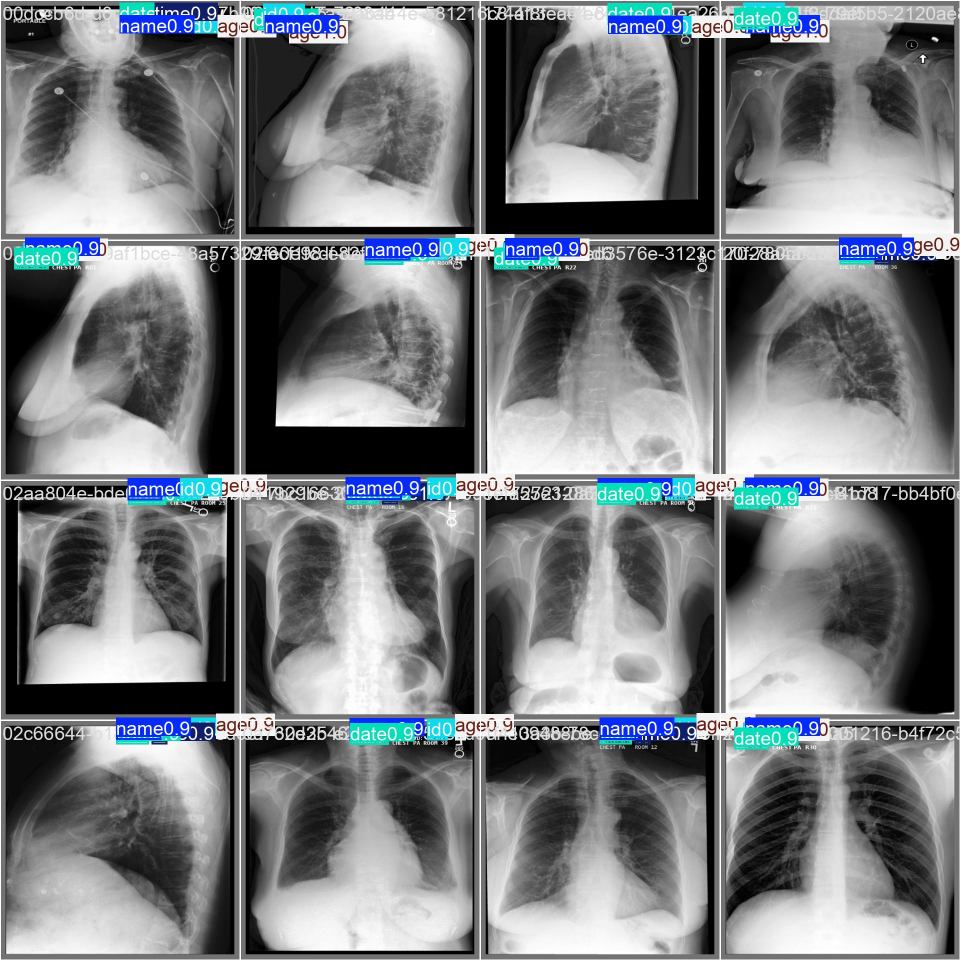
#> input picture runs/detect/val/val_batch0_pred.jpg, 1920 x 1920 px (shown at 1/2 size); its folder holds only this picture in this run
$ python -i ocr_engine.py   (imports and definitions only)
#> lines starting #> are read from the running program, lines starting #| are printed output that depends on the picture
from __future__ import annotations

from dataclasses import dataclass
import re
from shutil import which

import cv2
import numpy as np
import pytesseract

from .config import AppConfig
from .types import OCRCharacter, OCRResult, OCRToken


SATURATION_THRESHOLD = 30
BAND_GAP_THRESHOLD = 10
MIN_BAND_HEIGHT = 15
BAND_PADDING = 10
DEFAULT_OVERLAP = 0.6
DEFAULT_MIN_REPETITIONS = 2
DEFAULT_SINGLE_PASS_CONF = 85.0


@dataclass(frozen=True)
class OCRPass:
    name: str
    image: np.ndarray
    x_offset: int = 0
    y_offset: int = 0
    scale: float = 1.0
    tesseract_config: str = ""


@dataclass(frozen=True)
class WordDetection:
    text: str
    conf: float
    x: int
    y: int
    w: int
    h: int
    source_pass: str


class OCRExtractor:
    def __init__(self, config: AppConfig) -> None:
        self.config = config
        self._configure_tesseract()

    # [45 lines left out: functions _configure_tesseract, extract_from_box, extract_full_image, extract_characters_from_box, not called in this run]


class PathLike:
    # [115 lines left out: functions exists, _offset_detection, _offset_character, _collect_detections, _build_global_passes, _build_character_passes, not called in this run]


def _build_band_passes(image_bgr: np.ndarray) -> list[OCRPass]:
    passes: list[OCRPass] = []
    for idx, (y1, y2) in enumerate(_detect_colored_bands(image_bgr)):
        if y2 - y1 < MIN_BAND_HEIGHT:
            continue
        y1_pad = max(0, y1 - BAND_PADDING)
        y2_pad = min(image_bgr.shape[0], y2 + BAND_PADDING)
        crop = image_bgr[y1_pad:y2_pad, :]
        crop_gray = cv2.cvtColor(crop, cv2.COLOR_BGR2GRAY)
        crop_unsharp = _apply_unsharp(_apply_clahe(crop_gray))
        passes.extend(
            [
                OCRPass(
                    name=f"band_{idx}_gray_x3",
                    image=cv2.resize(crop_gray, None, fx=3, fy=3, interpolation=cv2.INTER_CUBIC),
                    y_offset=y1_pad,
                    scale=3.0,
                    tesseract_config="--psm 7 --oem 3",
                ),
                OCRPass(
                    name=f"band_{idx}_gray_inv_x3",
                    image=cv2.resize(cv2.bitwise_not(crop_gray), None, fx=3, fy=3, interpolation=cv2.INTER_CUBIC),
                    y_offset=y1_pad,
                    scale=3.0,
                    tesseract_config="--psm 7 --oem 3",
                ),
                OCRPass(
                    name=f"band_{idx}_unsharp_x3",
                    image=cv2.resize(crop_unsharp, None, fx=3, fy=3, interpolation=cv2.INTER_CUBIC),
                    y_offset=y1_pad,
                    scale=3.0,
                    tesseract_config="--psm 7 --oem 3",
                ),
            ]
        )
    return passes


def _detect_colored_bands(image_bgr: np.ndarray) -> list[tuple[int, int]]:
    hsv = cv2.cvtColor(image_bgr, cv2.COLOR_BGR2HSV)
    row_sat = hsv[:, :, 1].mean(axis=1)
    colored_rows = np.where(row_sat > SATURATION_THRESHOLD)[0]
    if len(colored_rows) == 0:
        return []

    bands: list[tuple[int, int]] = []
    start = int(colored_rows[0])
    prev = start
    for row in colored_rows[1:]:
        row = int(row)
        if row - prev > BAND_GAP_THRESHOLD:
            bands.append((start, prev))
            start = row
        prev = row
    bands.append((start, prev))
    return bands


# [114 lines left out: functions _extract_from_pass, _extract_characters_from_pass, _finalize_detections, _build_ocr_result, not called in this run]


def _apply_clahe(gray: np.ndarray) -> np.ndarray:
    clahe = cv2.createCLAHE(clipLimit=2.0, tileGridSize=(8, 8))
    return clahe.apply(gray)


def _apply_unsharp(gray: np.ndarray) -> np.ndarray:
    blurred = cv2.GaussianBlur(gray, (0, 0), 1.0)
    return cv2.addWeighted(gray, 1.7, blurred, -0.7, 0)


def _adaptive_binary(gray: np.ndarray, *, invert: bool) -> np.ndarray:
    mode = cv2.THRESH_BINARY_INV if invert else cv2.THRESH_BINARY
    return cv2.adaptiveThreshold(gray, 255, cv2.ADAPTIVE_THRESH_GAUSSIAN_C, mode, 31, 5)


def _is_valid_token(text: str) -> bool:
    return bool(re.search(r"[A-Za-z0-9]", text))


def _is_valid_character(text: str) -> bool:
    return bool(text.strip())


def _strip_punctuation(text: str) -> str:
    return re.sub(r"^[^A-Za-z0-9]+|[^A-Za-z0-9]+$", "", text)


def _normalize_token(text: str) -> str:
    normalized = re.sub(r"[^A-Za-z0-9]+", "", text).lower()
    return normalized if normalized else text.strip().lower()


# [98 lines left out: functions _dedupe_preserve_order, _bbox_iou, _apply_overlap_repetition_filter, _dedupe_word_detections, _character_iou, _dedupe_characters, not called in this run]

>>> import cv2
>>> picture = cv2.imread('../../runs/detect/val/val_batch0_pred.jpg')
#> picture is the input picture: shape (1920, 1920, 3); mean B, G, R 126.6, 123.5, 120.1
>>> result = _build_band_passes(picture)
#> in _detect_colored_bands, `hsv = cv2.cvtColor(image_bgr, cv2.COLOR_BGR2HSV)`: hsv: shape (1920, 1920, 3); mean H, S, V 7, 9.5, 127.2
#> in _detect_colored_bands, `start = int(colored_rows[0])`: start = 5
#> the loop in _build_band_passes, `for idx, (y1, y2) in enumerate(_detect_colored_bands(image_bgr)):` made 4 passes
#> (y1, y2, y1_pad, y2_pad) on passes 1 to 4: (5, 72, 0, 82), (463, 531, 453, 541), (944, 1009, 934, 1019), (1424, 1489, 1414, 1499)
#> pass 1, in _build_band_passes, `crop = image_bgr[y1_pad:y2_pad, :]`:
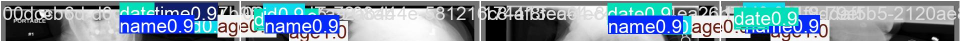
#> crop: shape (82, 1920, 3) (shown at 1/2 size); mean B, G, R 161.5, 143.3, 123.4
#> pass 1, in _build_band_passes, `crop_gray = cv2.cvtColor(crop, cv2.COLOR_BGR2GRAY)`:
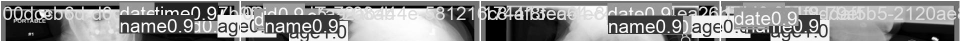
#> crop_gray: shape (82, 1920) (shown at 1/2 size); min 0, max 255, mean 139.4
#> pass 1, in _apply_unsharp, `blurred = cv2.GaussianBlur(gray, (0, 0), 1.0)`:
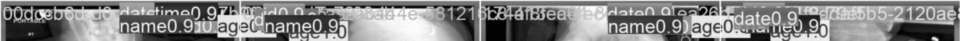
#> blurred: shape (82, 1920) (shown at 1/2 size); min 1, max 254, mean 132.6
#> after the loop in _build_band_passes, `for idx, (y1, y2) in enumerate(_detect_colored_bands(image_bgr)):`:
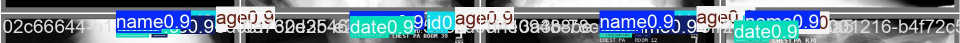
#> crop: shape (85, 1920, 3) (shown at 1/2 size); mean B, G, R 148.5, 131, 112.3
#> after the loop in _build_band_passes, `for idx, (y1, y2) in enumerate(_detect_colored_bands(image_bgr)):`:
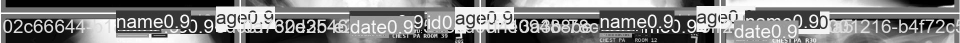
#> crop_gray: shape (85, 1920) (shown at 1/2 size); min 0, max 255, mean 127.4
#> after the loop in _build_band_passes, `for idx, (y1, y2) in enumerate(_detect_colored_bands(image_bgr)):`:
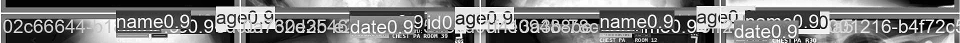
#> crop_unsharp: shape (85, 1920) (shown at 1/2 size); min 0, max 255, mean 124.5
#> after the loop in _build_band_passes, `for idx, (y1, y2) in enumerate(_detect_colored_bands(image_bgr)):`: passes = 12 items
#> result = 12 items

$ run again, on runs/detect/val/val_batch1_pred.jpg
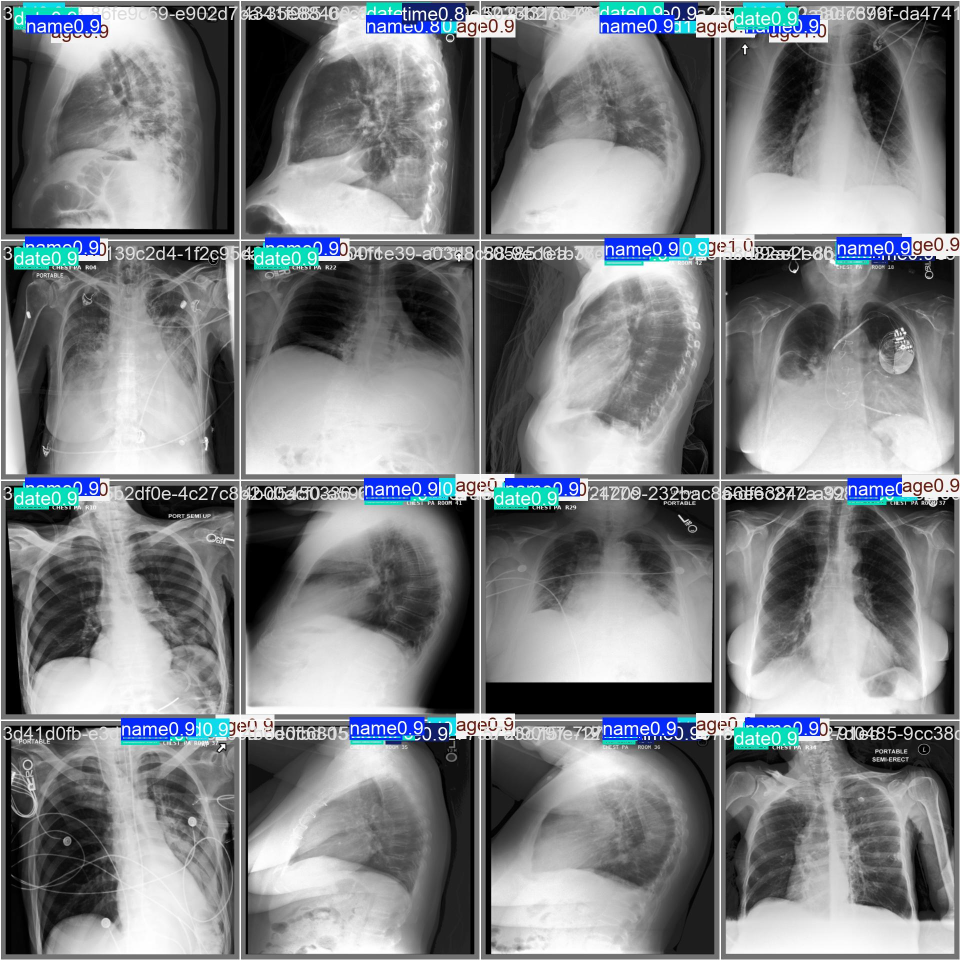
#> input picture runs/detect/val/val_batch1_pred.jpg, 1920 x 1920 px (shown at 1/2 size)
#> picture is the input picture: shape (1920, 1920, 3); mean B, G, R 132.1, 128.9, 125.7
#> hsv: shape (1920, 1920, 3); mean H, S, V 6.8, 9.3, 132.8
#> start = 4
#> the loop in _build_band_passes, `for idx, (y1, y2) in enumerate(_detect_colored_bands(image_bgr)):` made 4 passes
#> (y1, y2, y1_pad, y2_pad) on passes 1 to 4: (4, 67, 0, 77), (473, 531, 463, 541), (955, 1020, 945, 1030), (1424, 1489, 1414, 1499)
#> pass 1, in _apply_unsharp, `blurred = cv2.GaussianBlur(gray, (0, 0), 1.0)`:
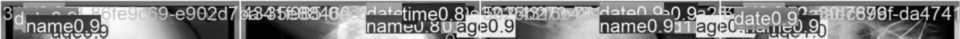
#> blurred: shape (77, 1920) (shown at 1/2 size); min 2, max 254, mean 131.2
#> after the loop in _build_band_passes, `for idx, (y1, y2) in enumerate(_detect_colored_bands(image_bgr)):`:
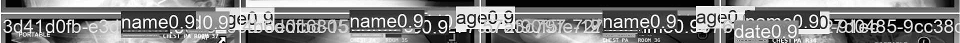
#> crop_unsharp: shape (85, 1920) (shown at 1/2 size); min 0, max 255, mean 127.2
#> after the loop in _build_band_passes, `for idx, (y1, y2) in enumerate(_detect_colored_bands(image_bgr)):`: passes = 12 items

$ run again, on runs/detect/val/val_batch2_pred.jpg
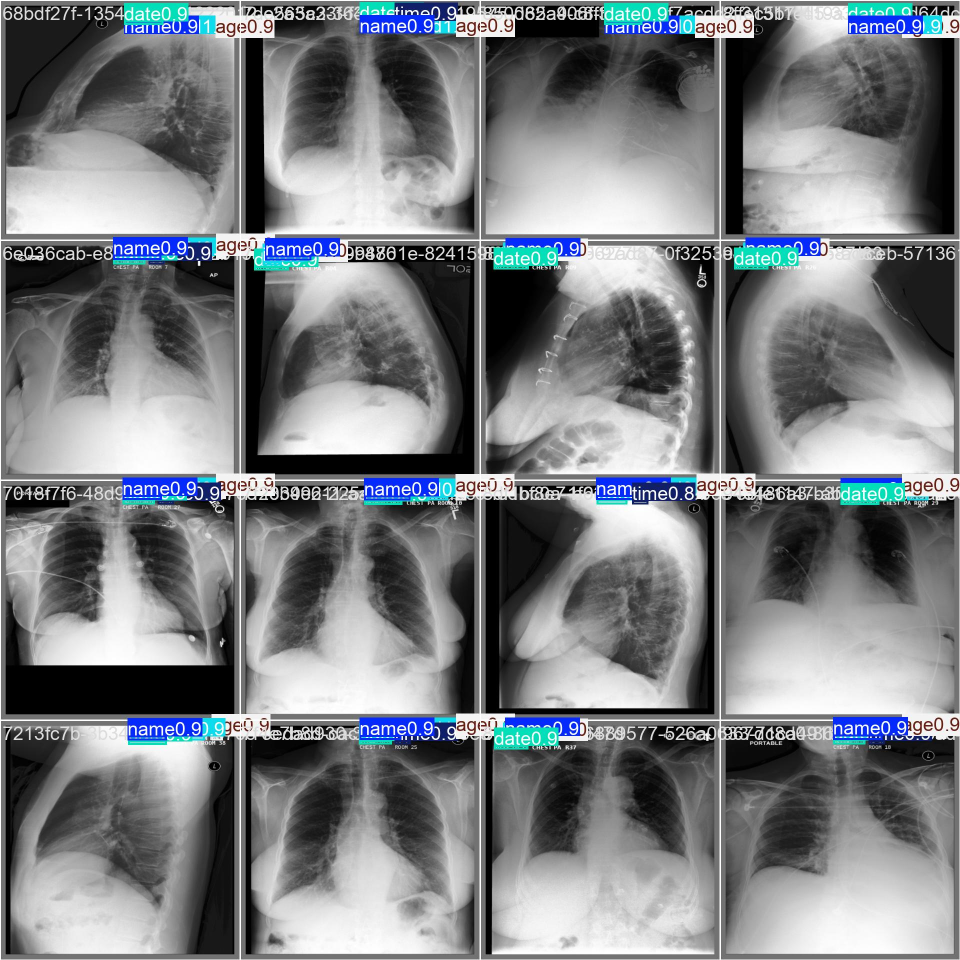
#> input picture runs/detect/val/val_batch2_pred.jpg, 1920 x 1920 px (shown at 1/2 size)
#> picture is the input picture: shape (1920, 1920, 3); mean B, G, R 129.7, 126.5, 123.4
#> hsv: shape (1920, 1920, 3); mean H, S, V 7.1, 9.6, 130.4
#> start = 5
#> the loop in _build_band_passes, `for idx, (y1, y2) in enumerate(_detect_colored_bands(image_bgr)):` made 4 passes
#> (y1, y2, y1_pad, y2_pad) on passes 1 to 4: (5, 79, 0, 89), (474, 540, 464, 550), (944, 1008, 934, 1018), (1423, 1489, 1413, 1499)
#> pass 1, in _apply_unsharp, `blurred = cv2.GaussianBlur(gray, (0, 0), 1.0)`:
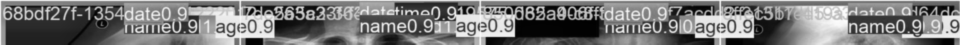
#> blurred: shape (89, 1920) (shown at 1/2 size); min 1, max 253, mean 120.2
#> after the loop in _build_band_passes, `for idx, (y1, y2) in enumerate(_detect_colored_bands(image_bgr)):`:
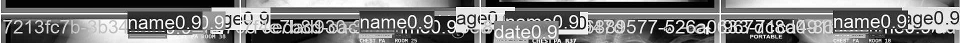
#> crop_unsharp: shape (86, 1920) (shown at 1/2 size); min 0, max 255, mean 121.8
#> after the loop in _build_band_passes, `for idx, (y1, y2) in enumerate(_detect_colored_bands(image_bgr)):`: passes = 12 items
